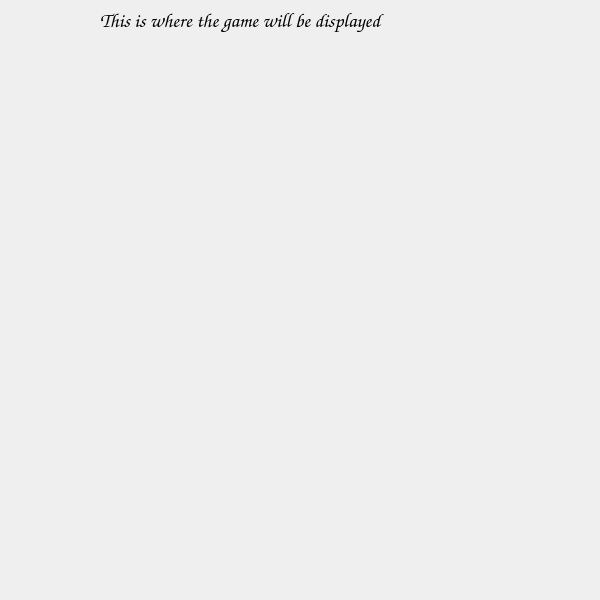
<?xml version="1.0" encoding="UTF-8"?>
<ui version="4.0">
 <class>TwixtGameBoard</class>
 <widget class="QWidget" name="TwixtGameBoard">
  <property name="geometry">
   <rect>
    <x>0</x>
    <y>0</y>
    <width>600</width>
    <height>600</height>
   </rect>
  </property>
  <property name="windowTitle">
   <string>Twixt Game Board</string>
  </property>
  <widget class="QWidget" name="gridLayoutWidget">
   <property name="geometry">
    <rect>
     <x>140</x>
     <y>50</y>
     <width>291</width>
     <height>291</height>
    </rect>
   </property>
   <layout class="QGridLayout" name="gridLayout"/>
  </widget>
  <widget class="QLabel" name="label">
   <property name="geometry">
    <rect>
     <x>100</x>
     <y>0</y>
     <width>381</width>
     <height>41</height>
    </rect>
   </property>
   <property name="sizePolicy">
    <sizepolicy hsizetype="Minimum" vsizetype="Minimum">
     <horstretch>0</horstretch>
     <verstretch>0</verstretch>
    </sizepolicy>
   </property>
   <property name="font">
    <font>
     <family>Comic Sans MS</family>
     <pointsize>15</pointsize>
    </font>
   </property>
   <property name="text">
    <string>This is where the game will be displayed</string>
   </property>
  </widget>
 </widget>
 <resources/>
 <connections/>
</ui>
